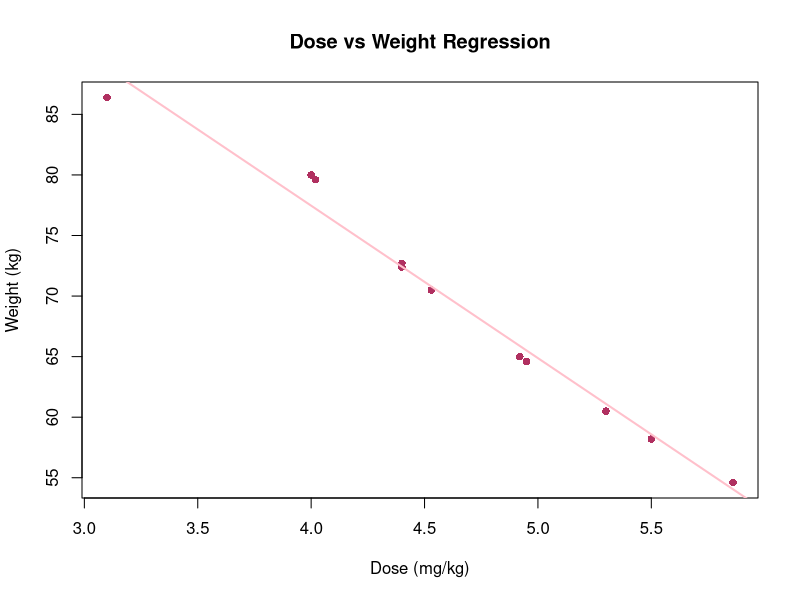
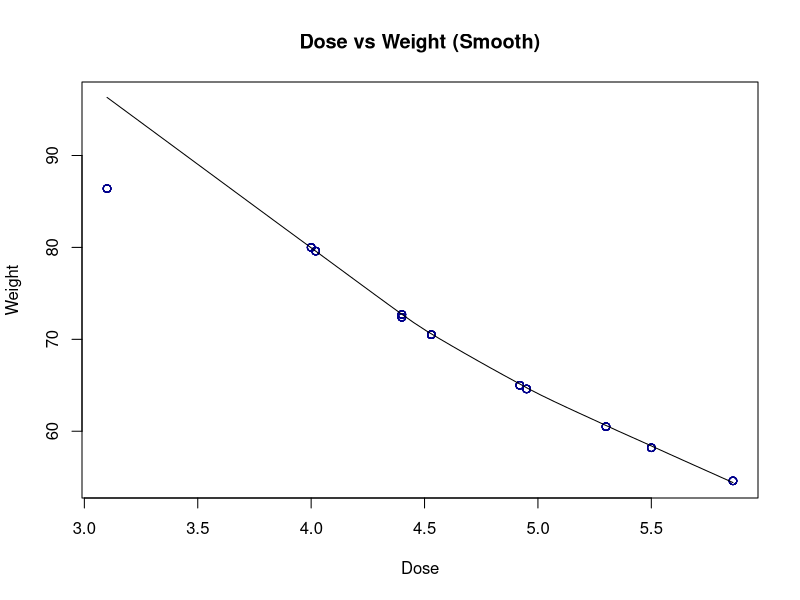

Source code (R) for these figures, in order:
data("Theoph")
head(Theoph)

# CREATE MODEL
# Predictor and response
x <- Theoph$Wt
y <- Theoph$Dose

# Linear model
model <- lm(y ~ x)
print(model)
print(summary(model))


#PREDICT MULTIPLE VALUES
# Predict for weight 90, 95, 100
new_weight <- data.frame(x = c(90, 95, 100))
result <- predict(model, new_weight)
print(result)

# plot
plot(y, x,
     col = "maroon",
     main = "Dose vs Weight Regression",
     xlab = "Dose (mg/kg)",
     ylab = "Weight (kg)",
     pch = 16)

# Regression line
abline(lm(x ~ y), col = "pink", lwd = 2)

# Smooth scatter plot
scatter.smooth(y, x,
               col = "darkblue",
               main = "Dose vs Weight (Smooth)",
               xlab = "Dose",
               ylab = "Weight")
